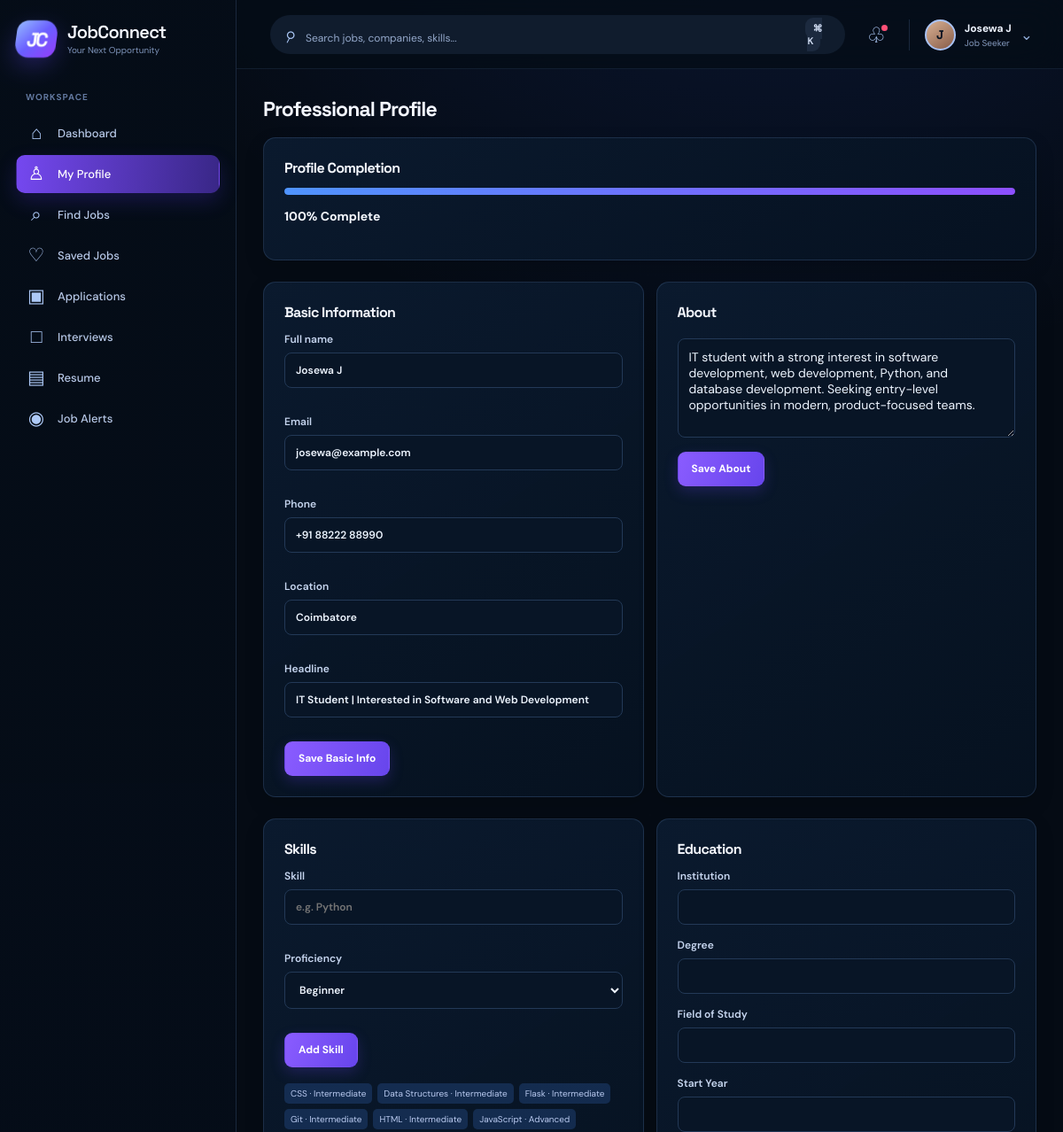
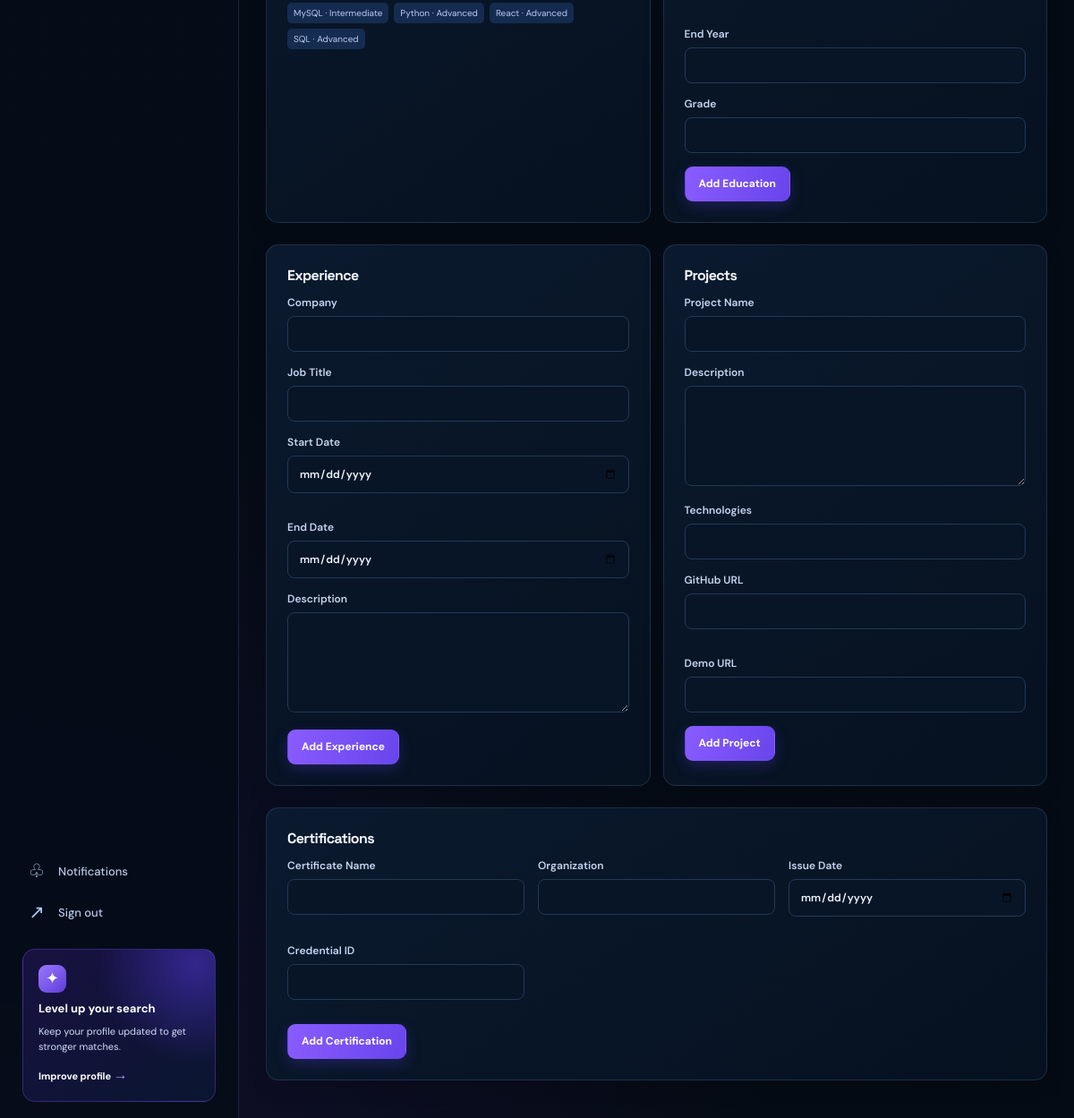
/profile (signed in), run on the app's committed database (2 pictures, top to bottom).
### tables this page shows
CREATE TABLE users (
            id INTEGER PRIMARY KEY AUTOINCREMENT,
            username TEXT UNIQUE NOT NULL,
            full_name TEXT NOT NULL,
            email TEXT UNIQUE NOT NULL,
            phone TEXT,
            password_hash TEXT NOT NULL,
            role TEXT NOT NULL,
            location TEXT,
            profile_image TEXT,
            created_at TEXT NOT NULL DEFAULT CURRENT_TIMESTAMP
        );

CREATE TABLE profiles (
            id INTEGER PRIMARY KEY AUTOINCREMENT,
            user_id INTEGER UNIQUE NOT NULL,
            headline TEXT,
            about TEXT,
            location TEXT,
            portfolio_url TEXT,
            github_url TEXT,
            linkedin_url TEXT,
            profile_completion INTEGER DEFAULT 0,
            FOREIGN KEY(user_id) REFERENCES users(id)
        );

CREATE TABLE user_skills (
            id INTEGER PRIMARY KEY AUTOINCREMENT,
            user_id INTEGER NOT NULL,
            skill_id INTEGER NOT NULL,
            proficiency TEXT DEFAULT 'Intermediate',
            FOREIGN KEY(user_id) REFERENCES users(id),
            FOREIGN KEY(skill_id) REFERENCES skills(id)
        );

CREATE TABLE skills (
            id INTEGER PRIMARY KEY AUTOINCREMENT,
            name TEXT UNIQUE NOT NULL
        );

### backend/app.py (the view, shortened to what this page needs)
@app.route("/profile", methods=["GET", "POST"])
def profile():
    user = get_current_user()
    if not user:
        flash("Please log in to view your profile.", "error")
        return redirect(url_for("login"))
    conn = get_db_connection()
    profile_data = conn.execute("SELECT * FROM profiles WHERE user_id = ?", (user["id"],)).fetchone()
    skills = conn.execute(
        "SELECT s.name, us.proficiency FROM user_skills us JOIN skills s ON s.id = us.skill_id WHERE us.user_id = ? ORDER BY s.name",
        (user["id"],),
    ).fetchall()
    education = conn.execute("SELECT * FROM education WHERE user_id = ? ORDER BY end_year DESC", (user["id"],)).fetchall()
    experiences = conn.execute("SELECT * FROM experience WHERE user_id = ? ORDER BY end_date DESC", (user["id"],)).fetchall()
    projects = conn.execute("SELECT * FROM projects WHERE user_id = ? ORDER BY id DESC", (user["id"],)).fetchall()
    certifications = conn.execute("SELECT * FROM certifications WHERE user_id = ? ORDER BY issue_date DESC", (user["id"],)).fetchall()
    conn.close()
    profile_completion = compute_profile_completion(user["id"])
    return render_template(
        "profile.html",
        user=user,
        profile_data=profile_data,
        profile_completion=profile_completion,
        skills=skills,
        education=education,
        experiences=experiences,
        projects=projects,
        certifications=certifications,
    )

### backend/app.py (called while the page is built, shortened)
def get_current_user():
    user_id = session.get("user_id")
    if not user_id:
        return None
    conn = get_db_connection()
    user = conn.execute("SELECT * FROM users WHERE id = ?", (user_id,)).fetchone()
    conn.close()
    return dict(user) if user else None

def ensure_demo_data():
    conn = get_db_connection()
    user_count = conn.execute("SELECT COUNT(*) FROM users").fetchone()[0]
    if user_count > 0:
        conn.close()
        return

@app.before_request
def setup_demo_data():
    init_db()
    ensure_demo_data()

@app.context_processor
def inject_user():
    return {"current_user": get_current_user()}

### backend/database.py (called while the page is built)
def get_db_connection():
    conn = sqlite3.connect(DB_PATH)
    conn.row_factory = sqlite3.Row
    return conn

### frontend/templates/profile.html (shortened to what this page needs)
{% extends 'base.html' %}
{% block content %}
<div class="container">
  <div class="section-heading">
    <h2>Professional Profile</h2>
  </div>
  <div class="dashboard-panel">
    <h3>Profile Completion</h3>
    <div class="progress-track">
      <div class="progress-bar" style="width: {{ profile_completion }}%;"></div>
    </div>
    <p><strong>{{ profile_completion }}% Complete</strong></p>
  </div>
  <div class="cards-grid" style="margin-top: 24px;">
    <div class="form-panel">
      <h3>Basic Information</h3>
      <form method="POST">
        <div class="form-grid">
          <div class="form-row"><label>Full name<input type="text" name="full_name" value="{{ user.full_name }}" /></label></div>
          <div class="form-row"><label>Email<input type="email" name="email" value="{{ user.email }}" /></label></div>
          <div class="form-row"><label>Phone<input type="text" name="phone" value="{{ user.phone }}" /></label></div>
          <div class="form-row"><label>Location<input type="text" name="location" value="{{ user.location }}" /></label></div>
          <div class="form-row" style="grid-column: 1 / -1;"><label>Headline<input type="text" name="headline" value="{{ profile_data.headline if profile_data else '' }}" /></label></div>
        </div>
        <button type="submit" class="btn btn-primary" style="margin-top: 12px;">Save Basic Info</button>
      </form>
    </div>
    <div class="form-panel">
      <h3>About</h3>
      <form method="POST">
        <textarea name="about" placeholder="Write a professional summary...">{{ profile_data.about if profile_data else '' }}</textarea>
        <button type="submit" class="btn btn-primary" style="margin-top: 12px;">Save About</button>
      </form>
    </div>
  </div>
  <div class="cards-grid" style="margin-top: 24px;">
    <div class="form-panel">
      <h3>Skills</h3>
      <form method="POST">
        <div class="form-grid">
          <div class="form-row"><label>Skill<input type="text" name="skill_name" placeholder="e.g. Python" /></label></div>
          <div class="form-row"><label>Proficiency<select name="proficiency"><option>Beginner</option><option>Intermediate</option><option>Advanced</option></select></label></div>
        </div>
        <button type="submit" class="btn btn-primary" style="margin-top: 12px;">Add Skill</button>
      </form>
      <div class="skills-inline" style="margin-top: 18px;">
        {% for item in skills %}
          <span class="skill-tag">{{ item.name }} · {{ item.proficiency }}</span>
        {% endfor %}
      </div>
    </div>
    <div class="form-panel">
      <h3>Education</h3>
      <form method="POST">
        <div class="form-row"><label>Institution<input type="text" name="institution" /></label></div>
        <div class="form-row"><label>Degree<input type="text" name="degree" /></label></div>
        <div class="form-row"><label>Field of Study<input type="text" name="field" /></label></div>
        <div class="form-grid">
          <div class="form-row"><label>Start Year<input type="number" name="start_year" /></label></div>
          <div class="form-row"><label>End Year<input type="number" name="end_year" /></label></div>
        </div>
        <div class="form-row"><label>Grade<input type="text" name="grade" /></label></div>
        <button type="submit" class="btn btn-primary">Add Education</button>
      </form>
    </div>
  </div>
  <div class="cards-grid" style="margin-top: 24px;">
    <div class="form-panel">
      <h3>Experience</h3>
      <form method="POST">
        <div class="form-row"><label>Company<input type="text" name="company" /></label></div>
        <div class="form-row"><label>Job Title<input type="text" name="job_title" /></label></div>
        <div class="form-grid">
          <div class="form-row"><label>Start Date<input type="date" name="start_date" /></label></div>
          <div class="form-row"><label>End Date<input type="date" name="end_date" /></label></div>
        </div>
        <div class="form-row"><label>Description<textarea name="description"></textarea></label></div>
        <button type="submit" class="btn btn-primary">Add Experience</button>
      </form>
    </div>
    <div class="form-panel">
      <h3>Projects</h3>
      <form method="POST">
        <div class="form-row"><label>Project Name<input type="text" name="project_name" /></label></div>
        <div class="form-row"><label>Description<textarea name="description"></textarea></label></div>
        <div class="form-row"><label>Technologies<input type="text" name="technologies" /></label></div>
        <div class="form-grid">
          <div class="form-row"><label>GitHub URL<input type="url" name="github_url" /></label></div>
          <div class="form-row"><label>Demo URL<input type="url" name="demo_url" /></label></div>
        </div>
        <button type="submit" class="btn btn-primary">Add Project</button>
      </form>
    </div>
  </div>
  <div class="form-panel" style="margin-top: 24px;">
    <h3>Certifications</h3>
    <form method="POST">
      <div class="form-grid">
        <div class="form-row"><label>Certificate Name<input type="text" name="certificate_name" /></label></div>
        <div class="form-row"><label>Organization<input type="text" name="organization" /></label></div>
        <div class="form-row"><label>Issue Date<input type="date" name="issue_date" /></label></div>
        <div class="form-row"><label>Credential ID<input type="text" name="credential_id" /></label></div>
      </div>
      <button type="submit" class="btn btn-primary" style="margin-top: 12px;">Add Certification</button>
    </form>
  </div>
</div>
{% endblock %}

### frontend/templates/base.html (shortened to what this page needs)
<!DOCTYPE html>
<html lang="en">
  <head>
    <link rel="stylesheet" href="{{ url_for('static', filename='css/style.css', v='8') }}" />
  </head>
  <body>
    {% set active = request.endpoint or '' %}
    <div class="page-shell {% if current_user %}signed-in{% else %}guest-shell{% endif %}">
      {% if current_user %}
      <aside class="sidebar" id="sidebar">
        <a class="brand-wrap" href="{{ url_for('dashboard') }}" aria-label="JobConnect dashboard">
          <span class="brand-mark">JC</span>
          <span><span class="brand-name">JobConnect</span><span class="brand-tag">Your Next Opportunity</span></span>
        </a>
        <nav class="sidebar-nav" aria-label="Main navigation">
          <p class="nav-label">Workspace</p>
          <a class="nav-link {% if active == 'dashboard' %}active{% endif %}" href="{{ url_for('dashboard') }}"><span class="nav-icon">⌂</span>Dashboard</a>
          {% if current_user.role == 'job_seeker' %}
          <a class="nav-link {% if active == 'profile' %}active{% endif %}" href="{{ url_for('profile') }}"><span class="nav-icon">♙</span>My Profile</a>
          <a class="nav-link {% if active == 'jobs' or active == 'search_results' or active == 'job_detail' %}active{% endif %}" href="{{ url_for('jobs') }}"><span class="nav-icon">⌕</span>Find Jobs</a>
          <a class="nav-link {% if active == 'saved_jobs' %}active{% endif %}" href="{{ url_for('saved_jobs') }}"><span class="nav-icon">♡</span>Saved Jobs</a>
          <a class="nav-link {% if active == 'applications_page' or active == 'application_detail' %}active{% endif %}" href="{{ url_for('applications_page') }}"><span class="nav-icon">▣</span>Applications</a>
          <a class="nav-link {% if active == 'interviews_page' or active == 'interview_detail' %}active{% endif %}" href="{{ url_for('interviews_page') }}"><span class="nav-icon">□</span>Interviews</a>
          <a class="nav-link {% if active == 'resume_management' %}active{% endif %}" href="{{ url_for('resume_management') }}"><span class="nav-icon">▤</span>Resume</a>
          <a class="nav-link {% if active == 'job_alerts' %}active{% endif %}" href="{{ url_for('job_alerts') }}"><span class="nav-icon">◉</span>Job Alerts</a>
          {% else %}
          <a class="nav-link {% if active == 'admin_users' %}active{% endif %}" href="{{ url_for('admin_users') }}"><span class="nav-icon">♙</span>Users</a>
          <a class="nav-link {% if active == 'admin_jobs' %}active{% endif %}" href="{{ url_for('admin_jobs') }}"><span class="nav-icon">▣</span>Job Listings</a>
          {% endif %}
        </nav>
        <div class="sidebar-bottom">
          <a class="nav-link {% if active == 'notifications_page' %}active{% endif %}" href="{{ url_for('notifications_page') }}"><span class="nav-icon">♧</span>Notifications</a>
          <a class="nav-link" href="{{ url_for('logout') }}"><span class="nav-icon">↗</span>Sign out</a>
          <div class="upgrade-card">
            <span class="upgrade-icon">✦</span><strong>Level up your search</strong>
            <span>Keep your profile updated to get stronger matches.</span>
            <a href="{{ url_for('profile') if current_user.role != 'admin' else url_for('dashboard') }}">Improve profile <b>→</b></a>
          </div>
        </div>
      </aside>
      <div class="workspace">
        <header class="topbar">
          <form method="GET" action="{{ url_for('search_results') }}" class="search-form">
            <span class="search-icon">⌕</span><input type="text" name="q" placeholder="Search jobs, companies, skills..." value="{{ request.args.get('q', '') }}" />
            <button type="submit" aria-label="Search">Search <kbd>⌘ K</kbd></button>
          </form>
          <div class="topbar-actions">
            <a href="{{ url_for('notifications_page') }}" class="round-action" aria-label="Notifications">♧</a>
            <a href="{{ url_for('profile') if current_user.role != 'admin' else url_for('dashboard') }}" class="user-menu"><span class="avatar">{{ current_user.full_name[:1]|upper }}</span><span class="user-menu-text"><b>{{ current_user.full_name }}</b><small>{{ current_user.role|replace('_', ' ')|title }}</small></span><span class="chevron">⌄</span></a>
          </div>
        </header>
      {% endif %}
      <main class="{% if current_user %}main-content{% else %}landing-main{% endif %}">{% block content %}{% endblock %}</main>
      {% if current_user %}</div>{% endif %}
    </div>
  </body>
</html>

### data on the page
users: full_name "J", full_name "Josewa J", role "Job Seeker", email "josewa@example.com", phone "+91 88222 88990", location "Coimbatore"
profiles: headline "IT Student | Interested in Software and Web Development", about "IT student with a strong interest in software development, web development, Python, and database development. Seeking entry-level opportunities in modern, product-focused teams."
user_skills: name "CSS", proficiency "Intermediate"
user_skills: name "Data Structures", proficiency "Intermediate"
user_skills: name "Flask", proficiency "Intermediate"
user_skills: name "Git", proficiency "Intermediate"
user_skills: name "HTML", proficiency "Intermediate"
user_skills: name "JavaScript", proficiency "Advanced"
user_skills: name "MySQL", proficiency "Intermediate"
user_skills: name "Python", proficiency "Advanced"
user_skills: name "React", proficiency "Advanced"
user_skills: name "SQL", proficiency "Advanced"

### other printed values
{{ profile_completion }} "100"
